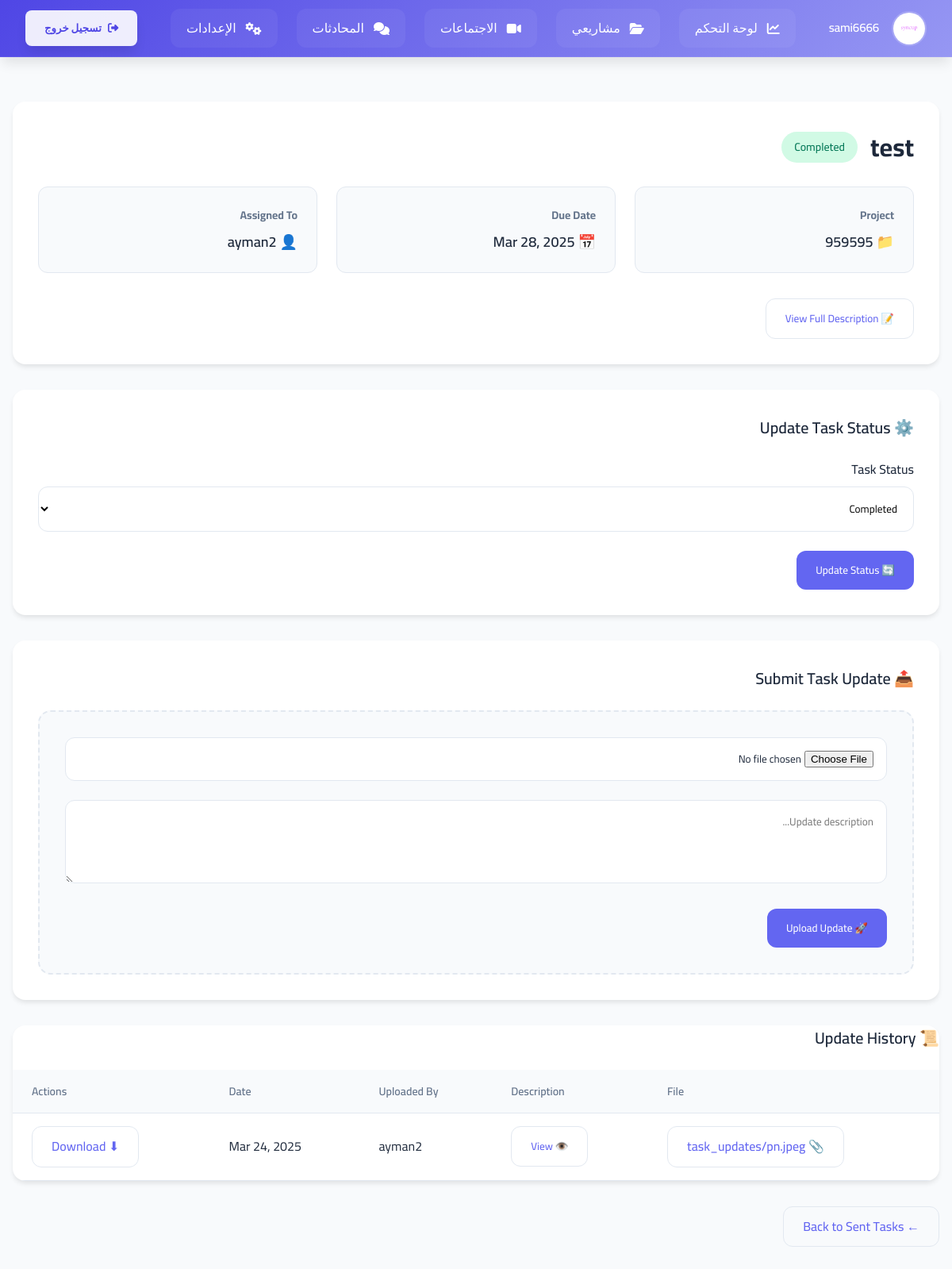
The app's page /tasks/2/progress/ (signed in) with its own data.
### users/models.py (models this page shows, shortened)
class CustomUser(AbstractUser):
    phone_regex = RegexValidator(
        regex=r'^05\d{8}$',
        message="Phone number must start with 05 and be exactly 10 digits."
    )
    phone_number = models.CharField(
        max_length=10,
        unique=True,
        validators=[phone_regex],
        help_text="Phone number must start with 05 and contain exactly 10 digits."
    )
    ROLE_CHOICES = [
        ('member', 'Member'),
        ('expert', 'Expert')
    ]
    role = models.CharField(
        max_length=10,
        choices=ROLE_CHOICES,
        default='member'
    )
    profile_image = models.ImageField(
        upload_to='profile_pics/',
        default='profile_pics/p.png',
        blank=True,
        null=True
    )
    short_bio = models.CharField(
        max_length=15,
        blank=True,
        help_text="Short description (e.g., AI Expert, UI Guru)."
    )
    full_bio = models.TextField(
        blank=True,
        help_text="Detailed biography or personal summary."
    )
    groups = models.ManyToManyField(
        'auth.Group',
        related_name='custom_user_groups',
        blank=True
    )
    user_permissions = models.ManyToManyField(
        'auth.Permission',
        related_name='custom_user_permissions',
        blank=True
    )

### tasks/models.py (models this page shows, shortened)
class Task(models.Model):
    STATUS_CHOICES = [
        ('new', 'New'),  # Task created but not yet assigned
        ('pending', 'Pending'),  # Awaiting user approval
        ('in_progress', 'In Progress'),  # Accepted and being worked on
        ('urgent', 'Urgent'),  # Marked as urgent
        ('completed', 'Completed'),  # Task completed
        ('rejected', 'Rejected'),  # User declined the task
    ]
    title = models.CharField(max_length=255)
    description = models.TextField(blank=True, null=True)
    status = models.CharField(max_length=20, choices=STATUS_CHOICES, default='new')
    project = models.ForeignKey(Project, on_delete=models.CASCADE, related_name='tasks')  # ✅ Link task to a project
    assigned_to = models.ForeignKey(CustomUser, on_delete=models.SET_NULL, null=True, blank=True, related_name='assigned_tasks')  # ✅ Assign task to a user
    due_date = models.DateField(blank=True, null=True)
    created_at = models.DateTimeField(auto_now_add=True)
    files = models.FileField(upload_to='task_attachments/', blank=True, null=True)  # ✅ Support for file uploads

class TaskUpdate(models.Model):
    task = models.ForeignKey(Task, on_delete=models.CASCADE, related_name="updates")  # ✅ ربط التحديث بالمهمة
    file = models.FileField(upload_to="task_updates/")  # ✅ تخزين الملف المرفق
    description = models.TextField(blank=True, null=True)  # ✅ وصف التحديث
    uploaded_by = models.ForeignKey(CustomUser, on_delete=models.CASCADE)  # ✅ المستخدم الذي رفع التحديث
    uploaded_at = models.DateTimeField(auto_now_add=True)  # ✅ تاريخ الرفع

### projects/models.py (models this page shows, shortened)
class Project(models.Model):
    STATUS_CHOICES = [
        ('pending', 'Pending'),
        ('in_progress', 'In Progress'),
        ('completed', 'Completed'),
    ]
    COLOR_CHOICES = [
        ('purple', 'Purple'),
        ('red', 'Red'),
        ('blue', 'Blue'),
        ('green', 'Green'),
        ('orange', 'Orange'),
        ('pink', 'Pink'),
    ]
    name = models.CharField(max_length=255)  # Project name
    description = models.TextField(blank=True, null=True)  # Project description
    start_date = models.DateField()  # Start date
    end_date = models.DateField(blank=True, null=True)  # End date
    owner = models.ForeignKey(CustomUser, on_delete=models.CASCADE, related_name='owned_projects')  # Project owner
    members = models.ManyToManyField(CustomUser, related_name='projects', blank=True)  # Project members
    created_at = models.DateTimeField(auto_now_add=True)  # Creation date
    category = models.ForeignKey(ProjectType, on_delete=models.CASCADE)
    status = models.CharField(max_length=20, choices=STATUS_CHOICES, default='pending')  # Project status
    logo = models.ImageField(upload_to='project_logos/', blank=True, null=True)  # Project logo
    project_color = models.CharField(max_length=10, choices=COLOR_CHOICES, default='blue')  # Project color

### tasks/views.py (the view)
# urls.py: path('<int:task_id>/progress/', views.task_progress, name='task_progress'),
@login_required
def task_progress(request, task_id):
    task = get_object_or_404(Task, id=task_id)
    if request.user == task.project.owner:
        is_owner = True
        task_updates = TaskUpdate.objects.filter(task=task).order_by('-uploaded_at')
    elif request.user == task.assigned_to:
        is_owner = False
        task_updates = TaskUpdate.objects.filter(task=task).order_by('-uploaded_at')
    else:
        messages.error(request, "You do not have permission to view this task progress.")
        return redirect('tasks_list_by_project', project_id=task.project.id)
    return render(request, 'task_progress.html', {
        'task': task,
        'task_updates': task_updates,
        'is_owner': is_owner,
    })

### templates/task_progress.html (shortened to what this page needs)
<!DOCTYPE html>
<html lang="en">
<head>
</head>
<body>
    {% include 'navbar.html' %}
    <div class="container">
        <div class="task-header">
            <div class="task-title">
                <h1>{{ task.title }}</h1>
                <span class="status status-{{ task.status|slugify }}">
                    {{ task.get_status_display }}
                </span>
            </div>
            <div class="metadata-grid">
                <div class="metadata-card">
                    <h3>Project</h3>
                    <div class="metadata-content">
                        📁 {{ task.project.name }}
                    </div>
                </div>
                <div class="metadata-card">
                    <h3>Due Date</h3>
                    <div class="metadata-content">
                        📅 {{ task.due_date|date:"M d, Y" }}
                    </div>
                </div>
                <div class="metadata-card">
                    <h3>Assigned To</h3>
                    <div class="metadata-content">
                        👤 {% if task.assigned_to %}{{ task.assigned_to.username }}{% else %}Unassigned{% endif %}
                    </div>
                </div>
            </div>
            <button class="btn btn-ghost" onclick="openDescriptionModal()">
                📝 View Full Description
            </button>
        </div>
        {% if request.user == task.project.owner %}
        <div class="upload-section">
            <h2 class="section-heading">
                ⚙️ Update Task Status
            </h2>
            <form method="POST" action="{% url 'update_task_status' task.id %}">
                <div class="form-group">
                    <label class="form-label">Task Status</label>
                    <select name="status" class="form-input">
                        {% for status_code, status_label in task.STATUS_CHOICES %}
                            <option value="{{ status_code }}" {% if task.status == status_code %}selected{% endif %}>
                                {{ status_label }}
                            </option>
                        {% endfor %}
                    </select>
                </div>
                                <button type="submit" class="btn btn-primary">
                    🔄 Update Status
                </button>
            </form>
        </div>
        {% endif %}
        <div class="upload-section">
            <h2 class="section-heading">
                📤 Submit Task Update
            </h2>
            <form method="POST" action="{% url 'upload_task_update' task.id %}" enctype="multipart/form-data">
                <div class="upload-form">
                    <div class="form-group">
                        <input type="file" name="update_file" class="form-input" required>
                    </div>
                    <div class="form-group">
                        <textarea name="update_description" class="form-input"
                                placeholder="Update description..." rows="3"></textarea>
                    </div>
                    <button type="submit" class="btn btn-primary">
                        🚀 Upload Update
                    </button>
                </div>
            </form>
        </div>
        <div class="updates-table">
            <h2 class="section-heading">
                📜 Update History
            </h2>
            <div class="table-responsive">
                <table>
                    <thead>
                        <tr>
                            <th>File</th>
                            <th>Description</th>
                            <th>Uploaded By</th>
                            <th>Date</th>
                            <th>Actions</th>
                        </tr>
                    </thead>
                    <tbody>
                        {% for update in task_updates %}
                        <tr>
                            <td>
                                <a href="{{ update.file.url }}" class="btn btn-ghost" download>
                                    📎 {{ update.file.name|truncatechars:20 }}
                                </a>
                            </td>
                            <td>
                                <button class="btn btn-ghost"
                                        onclick="openUpdateDescriptionModal(`{{ update.description|escapejs }}`)">
                                    👁️ View
                                </button>
                            </td>
                            <td>{{ update.uploaded_by.username }}</td>
                            <td>{{ update.uploaded_at|date:"M d, Y" }}</td>
                            <td>
                                <a href="{{ update.file.url }}" class="btn btn-ghost" download>
                                    ⬇ Download
                                </a>
                            </td>
                        </tr>
                        {% empty %}
                        <tr>
                            <td colspan="5">No updates available</td>
                        </tr>
                        {% endfor %}
                    </tbody>
                </table>
            </div>
        </div>
        <a href="{% url 'sent_tasks' %}" class="btn btn-ghost" style="margin-top: 2rem;">
            ← Back to Sent Tasks
        </a>
    </div>
</body>
</html>

### templates/navbar.html (shortened to what this page needs)
<!DOCTYPE html>
<html lang="ar" dir="rtl">
<head>
    <link rel="stylesheet" href="https://cdnjs.cloudflare.com/ajax/libs/font-awesome/6.4.2/css/all.min.css">
</head>
<body>
    <nav class="navbar">
        <div class="profile">
            <img src="{{ user.profile_image.url }}"
                 class="profile__image"
                 onerror="this.onerror=null; this.src='/media/profile_pics/p.png';"
                 alt="صورة المستخدم">
            <span class="profile__name">{{ user.username }}</span>
        </div>
        <div class="nav-links">
            {% if user.role != 'expert' %}
                <a href="{% url 'dashboard' %}" class="nav-link">
                    <i class="fas fa-chart-line"></i>
                    <span>لوحة التحكم</span>
                </a>
                <a href="{% url 'projects_list' %}" class="nav-link">
                    <i class="fas fa-folder-open"></i>
                    <span>مشاريعي</span>
                </a>
            {% endif %}
            {% if user.role == 'expert' %}
                <a href="{% url 'expert_availability_manage' %}" class="nav-link">
                    <i class="fas fa-calendar-alt"></i>
                    <span>مواعيدي</span>
                </a>
                <a href="{% url 'edit_expert_bio' %}" class="nav-link">
                    <i class="fas fa-user-edit"></i>
                    <span>السيرة الذاتية</span>
                </a>
            {% else %}
                <a href="{% url 'meeting_list' %}" class="nav-link">
                    <i class="fas fa-video"></i>
                    <span>الاجتماعات</span>
                </a>
            {% endif %}
            <a href="{% url 'chat_list' %}" class="nav-link">
                <i class="fas fa-comments"></i>
                <span>المحادثات</span>
            </a>
            <a href="{% url 'settings' %}" class="nav-link">
                <i class="fas fa-cogs"></i>
                <span>الإعدادات</span>
            </a>
        </div>
        <form id="logout-form" action="{% url 'logout' %}" method="post">
            <button type="submit" class="logout">
                <i class="fas fa-sign-out-alt"></i>
                <span class="logout__text">تسجيل خروج</span>
            </button>
        </form>
    </nav>
</body>
</html>

### templates/task_progress.html (style rules this page uses)
:root { --primary: #6366f1; --secondary: #4f46e5; --success: #10b981; --danger: #ef4444; --light: #f8fafc; --dark: #1e293b; --surface: #ffffff; --border: #e2e8f0; }
* { box-sizing: border-box; margin: 0; padding: 0; }
body { font-family: 'Inter', sans-serif; background: #f1f5f9; color: var(--dark); line-height: 1.6; }
.container { max-width: 1200px; margin: 2rem auto; padding: 6rem 1rem 2rem; }
.task-header { background: var(--surface); border-radius: 1rem; padding: 2rem; box-shadow: 0 4px 6px -1px rgba(0, 0, 0, 0.1); margin-bottom: 2rem; }
.task-title { display: flex; align-items: center; gap: 1rem; margin-bottom: 1.5rem; }
.task-title h1 { font-size: 2rem; color: var(--dark); }
.status { display: inline-flex; align-items: center; padding: 0.5rem 1rem; border-radius: 2rem; font-weight: 500; font-size: 0.875rem; }
.status-completed { background: #d1fae5; color: #047857; }
.metadata-grid { display: grid; grid-template-columns: repeat(auto-fit, minmax(250px, 1fr)); gap: 1.5rem; margin-bottom: 2rem; }
.metadata-card { background: var(--light); padding: 1.5rem; border-radius: 0.75rem; border: 1px solid var(--border); }
.metadata-card h3 { font-size: 0.875rem; color: #64748b; margin-bottom: 0.5rem; }
.metadata-content { font-size: 1.125rem; font-weight: 600; display: flex; align-items: center; gap: 0.75rem; }
.upload-section { background: var(--surface); border-radius: 1rem; padding: 2rem; margin-bottom: 2rem; box-shadow: 0 4px 6px -1px rgba(0, 0, 0, 0.1); }
.section-heading { font-size: 1.25rem; font-weight: 600; margin-bottom: 1.5rem; display: flex; align-items: center; gap: 0.75rem; }
.upload-form { background: var(--light); border: 2px dashed var(--border); border-radius: 1rem; padding: 2rem; }
.updates-table { background: var(--surface); border-radius: 1rem; overflow: hidden; box-shadow: 0 4px 6px -1px rgba(0, 0, 0, 0.1); }
.table-responsive { overflow-x: auto; }
table { width: 100%; border-collapse: collapse; min-width: 800px; }
th, td { padding: 1rem 1.5rem; text-align: left; border-bottom: 1px solid var(--border); }
th { background: var(--light); color: #64748b; font-weight: 600; font-size: 0.875rem; }
.form-group { margin-bottom: 1.5rem; }
.form-label { display: block; margin-bottom: 0.5rem; font-weight: 500; }
.form-input { width: 100%; padding: 0.875rem 1rem; border: 1px solid var(--border); border-radius: 0.75rem; background: var(--surface); transition: border-color 0.3s ease; }
.btn { display: inline-flex; align-items: center; gap: 0.75rem; padding: 0.75rem 1.5rem; border-radius: 0.75rem; font-weight: 500; cursor: pointer; transition: all 0.3s ease; text-decoration: none; border: none; }
.btn-primary { background: var(--primary); color: white; }
.btn-ghost { background: transparent; color: var(--primary); border: 1px solid var(--border); }

### records on screen
CustomUser: profile_image (picture), username "sami6666"
Task: title "test", status "Completed", project.name "959595", due_date "Mar 28, 2025", assigned_to.username "ayman2"
TaskUpdate: file.name "task_updates/pn.jpeg", uploaded_by.username "ayman2", uploaded_at "Mar 24, 2025"
